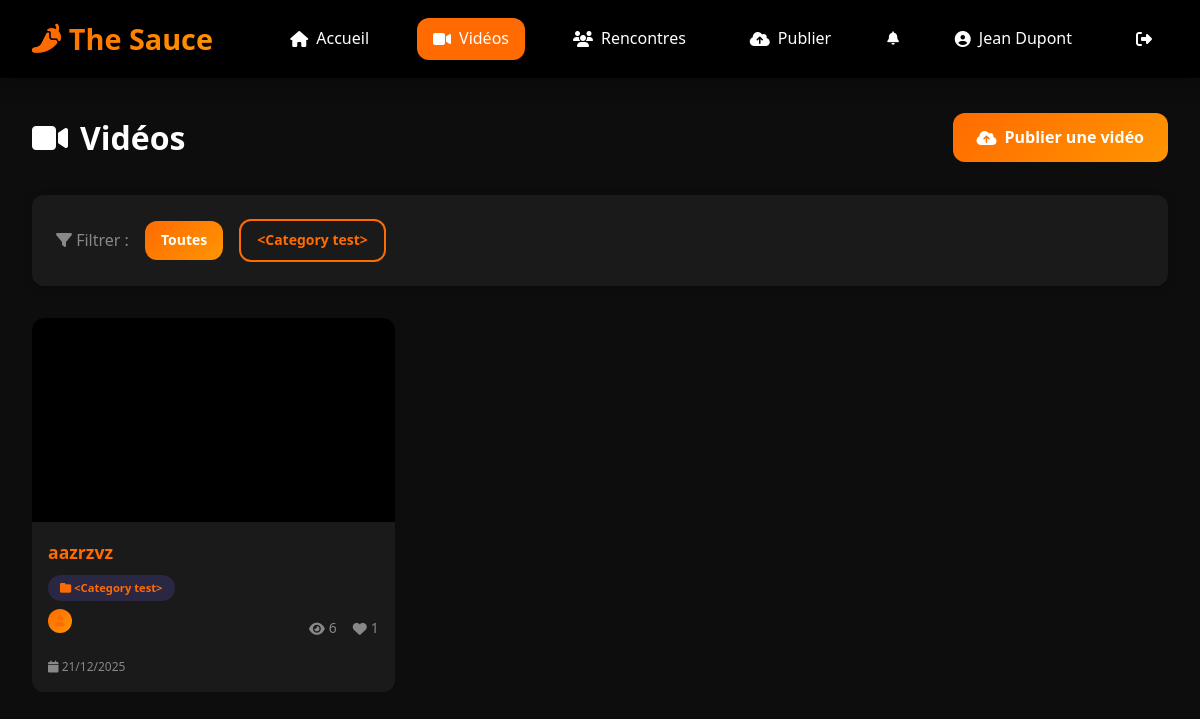
Screenshot of /publications (signed in) with the database file from the repository.
### simple_video_chat/models.py (models this page shows, shortened)
class User(db.Model):
    __tablename__ = "users"
    id = db.Column(db.Integer, primary_key=True)
    username = db.Column(db.String(50), unique=True, nullable=False, index=True)
    email = db.Column(db.String(120), unique=True, nullable=False)
    password_hash = db.Column(db.String(256), nullable=False)
    fullname = db.Column(db.String(100), nullable=False)
    bio = db.Column(db.Text, default="")
    avatar = db.Column(db.String(256), nullable=True)
    role = db.Column(db.String(20), default="user")  # 'user' ou 'admin'
    is_active = db.Column(db.Boolean, default=True)
    telegram_chat_id = db.Column(
        db.String(50), nullable=True
    )  # Pour recevoir les photos
    created_at = db.Column(db.DateTime, default=datetime.utcnow)
    updated_at = db.Column(
        db.DateTime, default=datetime.utcnow, onupdate=datetime.utcnow
    )
    publications = db.relationship(
        "Publication", backref="author", lazy="dynamic", cascade="all, delete-orphan"
    )
    sent_messages = db.relationship(
        "Message",
        foreign_keys="Message.sender_id",
        backref="sender",
        lazy="dynamic",
        cascade="all, delete-orphan",
    )
    received_messages = db.relationship(
        "Message",
        foreign_keys="Message.receiver_id",
        backref="receiver",
        lazy="dynamic",
        cascade="all, delete-orphan",
    )

class Category(db.Model):
    __tablename__ = "categories"
    id = db.Column(db.Integer, primary_key=True)
    name = db.Column(db.String(50), unique=True, nullable=False)
    description = db.Column(db.String(200), default="")
    order = db.Column(db.Integer, default=0)
    created_at = db.Column(db.DateTime, default=datetime.utcnow)
    publications = db.relationship("Publication", backref="category", lazy="dynamic")
    def __repr__(self):
        return f"<Category {self.name}>"

class Publication(db.Model):
    __tablename__ = "publications"
    id = db.Column(db.Integer, primary_key=True)
    title = db.Column(db.String(100), nullable=False)
    description = db.Column(db.Text, default="")
    filename = db.Column(db.String(256), nullable=False)
    thumbnail = db.Column(db.String(256), nullable=True)
    status = db.Column(
        db.String(20), default="pending"
    )  # 'pending', 'approved', 'rejected'
    views = db.Column(db.Integer, default=0)
    likes = db.Column(db.Integer, default=0)
    duration = db.Column(db.Integer, default=0)  # Durée en secondes
    created_at = db.Column(db.DateTime, default=datetime.utcnow)
    updated_at = db.Column(
        db.DateTime, default=datetime.utcnow, onupdate=datetime.utcnow
    )
    user_id = db.Column(db.Integer, db.ForeignKey("users.id"), nullable=False)
    category_id = db.Column(db.Integer, db.ForeignKey("categories.id"), nullable=True)

### simple_video_chat/app.py (the view)
@app.route("/publications")
def publications():
    categories = Category.query.order_by(Category.order).all()
    category_filter = request.args.get("category", "")
    query = Publication.query.filter_by(status="approved")
    if category_filter:
        category = Category.query.filter_by(name=category_filter).first()
        if category:
            query = query.filter_by(category_id=category.id)
    pubs = query.order_by(Publication.created_at.desc()).all()
    return render_template(
        "publications.html",
        publications=pubs,
        categories=categories,
        current_category=category_filter,
    )

### simple_video_chat/app.py (called while the page is built)
def get_current_user():
    if "user_id" in session:
        return User.query.get(session["user_id"])
    return None

@app.context_processor
def inject_user():
    return {"current_user": get_current_user()}

### simple_video_chat/templates/publications.html (shortened to what this page needs)
{% extends "base.html" %} {% block title %}Vidéos - The Sauce{% endblock %} {%
block content %}
<div class="page-header">
    <h1>
        <i class="fas fa-video"></i>
        Vidéos
    </h1>
    {% if session.get('username') %}
    <a href="{{ url_for('upload') }}" class="btn btn-primary">
        <i class="fas fa-cloud-upload-alt"></i>
        Publier une vidéo
    </a>
    {% endif %}
</div>
<div class="card mb-4">
    <div class="d-flex gap-2 align-center" style="flex-wrap: wrap">
        <span class="text-muted"><i class="fas fa-filter"></i> Filtrer :</span>
        <a
            href="{{ url_for('publications') }}"
            class="btn {% if not current_category %}btn-primary{% else %}btn-outline{% endif %} btn-sm"
        >
            Toutes
        </a>
        {% for cat in categories %}
        <a
            href="{{ url_for('publications', category=cat) }}"
            class="btn {% if current_category == cat %}btn-primary{% else %}btn-outline{% endif %} btn-sm"
        >
            {{ cat }}
        </a>
        {% endfor %}
    </div>
</div>
 {% if publications %}
<div class="videos-grid">
    {% for pub in publications %}
    <div class="video-card">
        <a href="{{ url_for('watch', pub_id=pub.id) }}">
            <div class="video-thumbnail">
                <video preload="metadata" muted>
                    <source
                        src="{{ url_for('static', filename='uploads/' + pub.filename) }}#t=0.5"
                        type="video/mp4"
                    />
                </video>
            </div>
        </a>
        <div class="video-info">
            <a href="{{ url_for('watch', pub_id=pub.id) }}">
                <h3 class="video-title">{{ pub.title }}</h3>
            </a>
            {% if pub.category %}
            <a
                href="{{ url_for('publications', category=pub.category) }}"
                class="badge badge-primary"
                style="font-size: 0.7rem; margin-bottom: 0.5rem"
            >
                <i class="fas fa-folder"></i> {{ pub.category }}
            </a>
            {% endif %}
            <div class="video-meta">
                <a
                    href="{{ url_for('view_user', username=pub.username) }}"
                    class="video-author"
                >
                    <div
                        class="user-avatar-placeholder"
                        style="width: 24px; height: 24px; font-size: 0.7rem"
                    >
                        <i class="fas fa-user"></i>
                    </div>
                </a>
                <div class="video-stats">
                    <span title="Vues">
                        <i class="fas fa-eye"></i>
                        {{ pub.views }}
                    </span>
                    <span title="J'aime">
                        <i class="fas fa-heart"></i>
                        {{ pub.likes }}
                    </span>
                </div>
            </div>
            <p class="text-muted mt-1" style="font-size: 0.75rem">
                <i class="fas fa-calendar"></i>
                {{ pub.created_at.strftime('%d/%m/%Y') }}
            </p>
        </div>
    </div>
    {% endfor %}
</div>
{% endif %} {% endblock %}

### simple_video_chat/templates/base.html (shortened to what this page needs)
<!doctype html>
<html lang="fr">
    <head>
        <link
            rel="stylesheet"
            href="{{ url_for('static', filename='css/style.css') }}"
        />
        <link
            rel="stylesheet"
            href="https://cdnjs.cloudflare.com/ajax/libs/font-awesome/6.4.0/css/all.min.css"
        />
    </head>
    <body>
        <nav class="navbar">
            <a href="{{ url_for('index') }}" class="navbar-brand">
                <i class="fas fa-pepper-hot"></i>
                The Sauce
            </a>
            <ul class="navbar-nav">
                <li>
                    <a
                        href="{{ url_for('index') }}"
                        class="nav-link {% if request.endpoint == 'index' %}active{% endif %}"
                    >
                        <i class="fas fa-home"></i>
                        <span>Accueil</span>
                    </a>
                </li>
                <li>
                    <a
                        href="{{ url_for('publications') }}"
                        class="nav-link {% if request.endpoint == 'publications' %}active{% endif %}"
                    >
                        <i class="fas fa-video"></i>
                        <span>Vidéos</span>
                    </a>
                </li>
                {% if session.get('username') %}
                <li>
                    <a
                        href="{{ url_for('rencontres') }}"
                        class="nav-link {% if request.endpoint == 'rencontres' %}active{% endif %}"
                    >
                        <i class="fas fa-users"></i>
                        <span>Rencontres</span>
                    </a>
                </li>
                {% endif %} {% if session.get('username') %}
                <li>
                    <a
                        href="{{ url_for('upload') }}"
                        class="nav-link {% if request.endpoint == 'upload' %}active{% endif %}"
                    >
                        <i class="fas fa-cloud-upload-alt"></i>
                        <span>Publier</span>
                    </a>
                </li>
                <li class="nav-notifications">
                    <div class="notification-dropdown">
                        <button
                            class="nav-link notification-btn"
                            onclick="toggleNotifications()"
                        >
                            <i class="fas fa-bell"></i>
                        </button>
                    </div>
                </li>
                <li class="nav-user">
                    <a href="{{ url_for('profile') }}" class="nav-link">
                        <i class="fas fa-user-circle"></i>
                        <span
                            >{{ session.get('fullname', session.get('username'))
                            }}</span
                        >
                    </a>
                </li>
                <li>
                    <a href="{{ url_for('logout') }}" class="nav-link">
                        <i class="fas fa-sign-out-alt"></i>
                    </a>
                </li>
                {% endif %}
            </ul>
        </nav>
        <main class="main-container">
             {% block content %}{%
            endblock %}
        </main>
    </body>
</html>

### simple_video_chat/templates/base.html (style rules this page uses)
.nav-notifications { position: relative; }
.notification-dropdown { position: relative; }
.notification-btn { position: relative; background: none; border: none; cursor: pointer; padding: 0.5rem; }

### rows the page displays
User: get "Jean Dupont"
Category: name "<Category test>"
Publication: title "aazrzvz", category "<Category test>", views "6", likes "1", created_at "21/12/2025"
